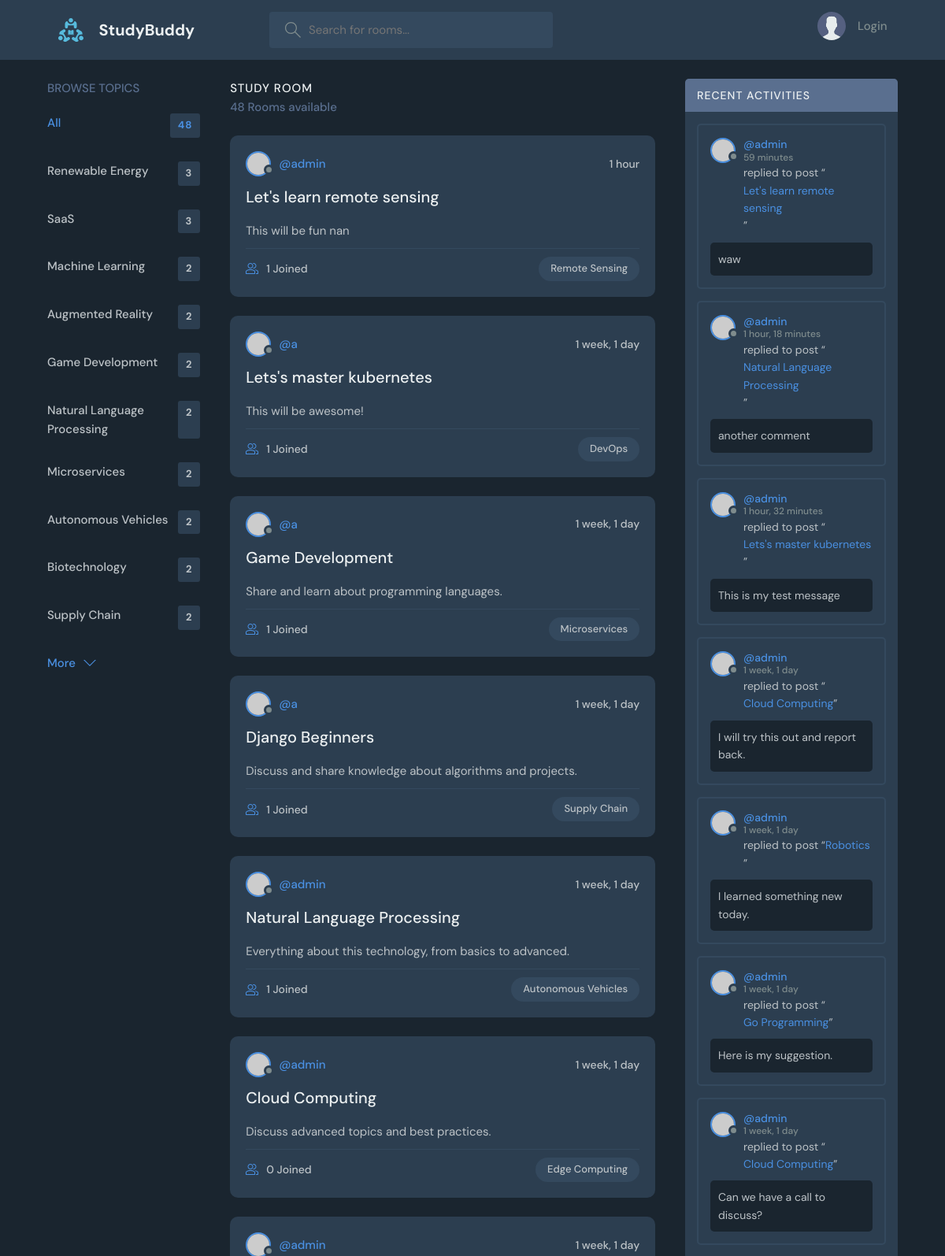
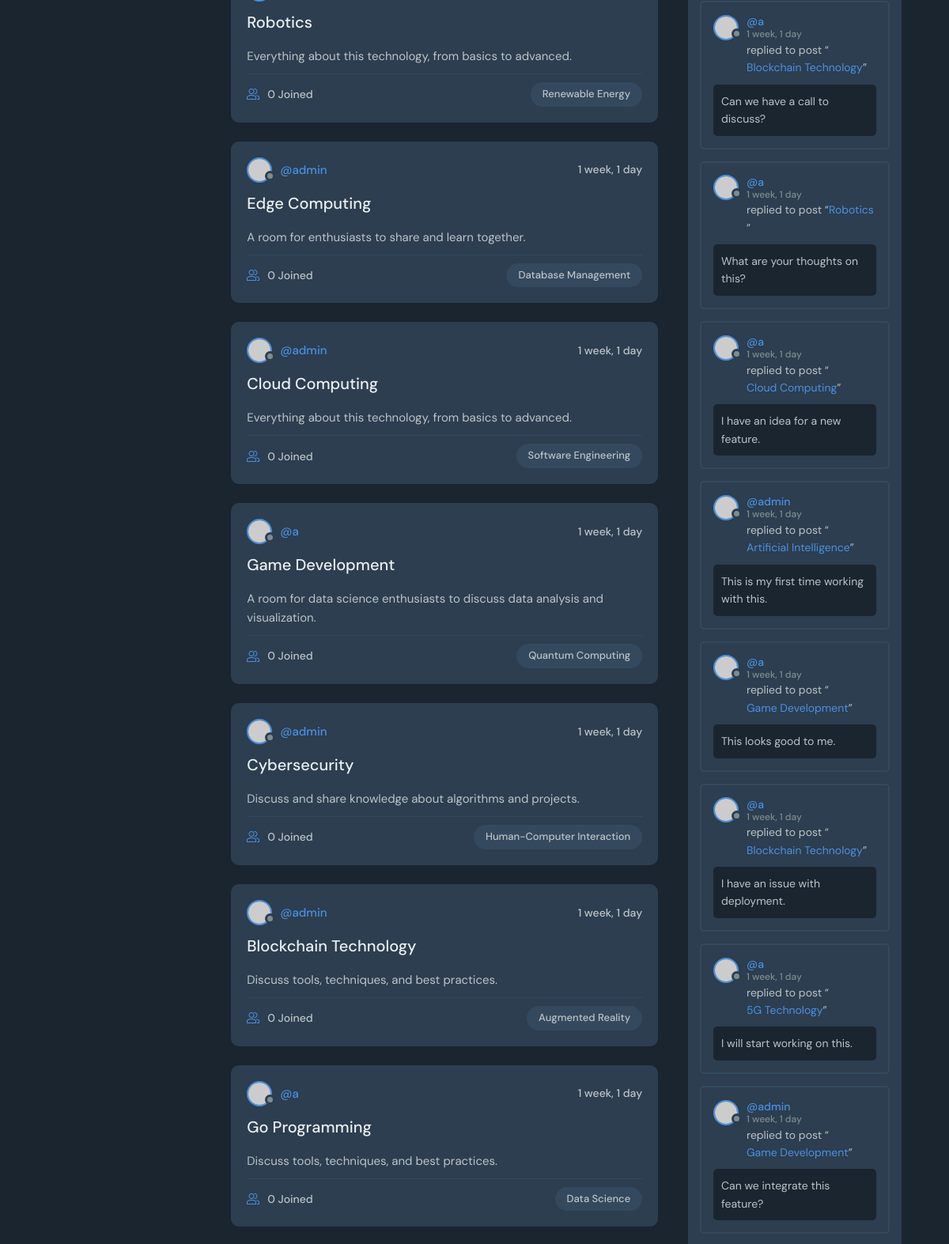
The page / (upper part) on the database its author committed (2 pictures, top to bottom).
### base/models.py (models this page shows, shortened)
class Topic(models.Model):
    name = models.CharField(max_length=200)

class Room(models.Model):
    host = models.ForeignKey(User, on_delete=models.SET_NULL, null=True)
    topic = models.ForeignKey(Topic, on_delete=models.SET_NULL, null=True)
    name = models.CharField(max_length=200)
    description = models.TextField(null=True, blank=True)
    participants = models.ManyToManyField(User, related_name="participants", blank=True)
    updated = models.DateTimeField(auto_now=True)
    created = models.DateTimeField(auto_now_add=True)
    class Meta:
        ordering = ["-updated", "-created"]

class Message(models.Model):
    user = models.ForeignKey(User, on_delete=models.CASCADE)
    room = models.ForeignKey(Room, on_delete=models.CASCADE)
    body = models.TextField()
    updated = models.DateTimeField(auto_now=True)
    created = models.DateTimeField(auto_now_add=True)
    def __str__(self):
        return self.body[:50]
    class Meta:
        ordering = ["-updated", "-created"]

### base/views.py (the view)
# urls.py: path("", views.home, name="home"),
def home(request):
    q = request.GET.get("q") if request.GET.get("q") != None else ""
    room = Room.objects.filter(
        Q(topic__name__icontains=q)
        | Q(name__icontains=q)
        | Q(host__username__icontains=q)
        | Q(description__icontains=q)
    )
    room_count = room.count()  # faster then len method
    room_messages = Message.objects.filter(Q(room__topic__name__icontains=q))
    pupularTopic = Topic.objects.annotate(room_count=Count("room")).order_by(
        "-room_count"
    )[:10]
    context = {
        "rooms": room,
        "topics": pupularTopic,
        "room_count": room_count,
        "room_messages": room_messages,
    }
    return render(request, "base/home.html", context)

### base/templates/base/home.html (shortened to what this page needs)
{% extends "main.html" %} {% block content %}
<main class="layout layout--3">
  <div class="container">
    <div class="topics">{% include "base/topic_component.html" %}</div>
    <div class="roomList">
      <div class="roomList__header">
        <div>
          <h2>Study Room</h2>
          <p>{{room_count}} Rooms available</p>
        </div>
      </div>
      {% include "base/feed_component.html" %}
    </div>
    {% include "base/activity_component.html" %}
  </div>
</main>
{% endblock content %}

### base/templates/base/topic_component.html
<div class="topics">
  <div class="topics__header">
    <h2>Browse Topics</h2>
  </div>
  <ul class="topics__list">
    <li>
      <a href="{% url 'home' %}" class="active"
        >All <span>{{ room_count }}</span></a
      >
    </li>
    {% for topic in topics %}
    <li>
      <a href="{% url 'home' %}?q={{ topic.name }}">
        {{ topic.name }} <span>{{ topic.room_set.all.count }}</span>
      </a>
    </li>
    {% endfor %}
  </ul>
  <a class="btn btn--link" href="topics.html">
    More
    <svg
      version="1.1"
      xmlns="http://www.w3.org/2000/svg"
      width="32"
      height="32"
      viewBox="0 0 32 32"
    >
      <title>chevron-down</title>
      <path d="M16 21l-13-13h-3l16 16 16-16h-3l-13 13z"></path>
    </svg>
  </a>
</div>

### base/templates/base/feed_component.html (shortened to what this page needs)
{% for room in rooms %}
<div class="roomListRoom">
  <div class="roomListRoom__header">
    <a
      href="{% url 'user-profile' room.host.id %}"
      class="roomListRoom__author"
    >
      <div class="avatar avatar--small">
        <img src="https://randomuser.me/api/portraits/women/11.jpg" />
      </div>
      <span>@{{ room.host.username }}</span>
    </a>
    <div class="roomListRoom__actions">
      <span>{{room.created|timesince}}</span>
    </div>
  </div>
  <div class="roomListRoom__content">
    <a href="{% url 'room' room.id %}">{{ room.name }}</a>
    <p>{{ room.description}}</p>
  </div>
  <div class="roomListRoom__meta">
    <a href="{% url 'room' room.id %}" class="roomListRoom__joined">
      {{room.participants.all.count}} Joined
    </a>
    <p class="roomListRoom__topic">{{ room.topic.name }}</p>
  </div>
</div>
{% endfor %}

### base/templates/base/activity_component.html (shortened to what this page needs)
<div class="activities">
      <div class="activities__header">
        <h2>Recent Activities</h2>
      </div>
      {% for message in room_messages %}
      <div class="activities__box">
        <div class="activities__boxHeader roomListRoom__header">
          <a href=""{% url 'user-profile' message.user.id %}"" class="roomListRoom__author">
            <div class="avatar avatar--small">
              <img src="https://randomuser.me/api/portraits/women/11.jpg" />
            </div>
            <p>
              @{{message.user}}
              <span>{{message.created | timesince}}</span>
            </p>
          </a>
        </div>
        <div class="activities__boxContent">
          <p>
            replied to post “<a href="room.html">{{message.room.name}}</a
            >”
          </p>
          <div class="activities__boxRoomContent">
            {{message}}
          </div>
        </div>
      </div>
      {% endfor %}
    </div>

### rows shown on the page
Topic: name "Renewable Energy", room_set.all.count "3"
Topic: name "SaaS", room_set.all.count "3"
Topic: name "Machine Learning", room_set.all.count "2"
Topic: name "Augmented Reality", room_set.all.count "2"
Topic: name "Game Development", room_set.all.count "2"
Topic: name "Natural Language Processing", room_set.all.count "2"
Topic: name "Microservices", room_set.all.count "2"
Topic: name "Autonomous Vehicles", room_set.all.count "2"
Topic: name "Biotechnology", room_set.all.count "2"
Topic: name "Supply Chain", room_set.all.count "2"
Room: host.username "admin", created "1 hour", name "Let's learn remote sensing", description "This will be fun nan", participants.all.count "1", topic.name "Remote Sensing"
Room: host.username "a", created "1 week, 1 day", name "Lets's master kubernetes", description "This will be awesome!", participants.all.count "1", topic.name "DevOps"
Room: host.username "a", created "1 week, 1 day", name "Game Development", description "Share and learn about programming languages.", participants.all.count "1", topic.name "Microservices"
Room: host.username "a", created "1 week, 1 day", name "Django Beginners", description "Discuss and share knowledge about algorithms and projects.", participants.all.count "1", topic.name "Supply Chain"
Room: host.username "admin", created "1 week, 1 day", name "Natural Language Processing", description "Everything about this technology, from basics to advanced.", participants.all.count "1", topic.name "Autonomous Vehicles"
Room: host.username "admin", created "1 week, 1 day", name "Cloud Computing", description "Discuss advanced topics and best practices.", participants.all.count "0", topic.name "Edge Computing"
Room: host.username "admin", created "1 week, 1 day", name "Robotics", description "Everything about this technology, from basics to advanced.", participants.all.count "0", topic.name "Renewable Energy"
Room: host.username "admin", created "1 week, 1 day", name "Edge Computing", description "A room for enthusiasts to share and learn together.", participants.all.count "0", topic.name "Database Management"
Room: host.username "admin", created "1 week, 1 day", name "Cloud Computing", description "Everything about this technology, from basics to advanced.", participants.all.count "0", topic.name "Software Engineering"
Room: host.username "a", created "1 week, 1 day", name "Game Development", description "A room for data science enthusiasts to discuss data analysis and visualization.", participants.all.count "0", topic.name "Quantum Computing"
Room: host.username "admin", created "1 week, 1 day", name "Cybersecurity", description "Discuss and share knowledge about algorithms and projects.", participants.all.count "0", topic.name "Human-Computer Interaction"
Room: host.username "admin", created "1 week, 1 day", name "Blockchain Technology", description "Discuss tools, techniques, and best practices.", participants.all.count "0", topic.name "Augmented Reality"
Room: host.username "a", created "1 week, 1 day", name "Go Programming", description "Discuss tools, techniques, and best practices.", participants.all.count "0", topic.name "Data Science"
Message: user "admin", created "59 minutes", room.name "Let's learn remote sensing", body "waw"
Message: user "admin", created "1 hour, 18 minutes", room.name "Natural Language Processing", body "another comment"
Message: user "admin", created "1 hour, 32 minutes", room.name "Lets's master kubernetes", body "This is my test message"
Message: user "admin", created "1 week, 1 day", room.name "Cloud Computing", body "I will try this out and report back."
Message: user "admin", created "1 week, 1 day", room.name "Robotics", body "I learned something new today."
Message: user "admin", created "1 week, 1 day", room.name "Go Programming", body "Here is my suggestion."
Message: user "admin", created "1 week, 1 day", room.name "Cloud Computing", body "Can we have a call to discuss?"
Message: user "a", created "1 week, 1 day", room.name "Blockchain Technology", body "Can we have a call to discuss?"
Message: user "a", created "1 week, 1 day", room.name "Robotics", body "What are your thoughts on this?"
Message: user "a", created "1 week, 1 day", room.name "Cloud Computing", body "I have an idea for a new feature."
Message: user "admin", created "1 week, 1 day", room.name "Artificial Intelligence", body "This is my first time working with this."
Message: user "a", created "1 week, 1 day", room.name "Game Development", body "This looks good to me."
Message: user "a", created "1 week, 1 day", room.name "Blockchain Technology", body "I have an issue with deployment."
Message: user "a", created "1 week, 1 day", room.name "5G Technology", body "I will start working on this."
Message: user "admin", created "1 week, 1 day", room.name "Game Development", body "Can we integrate this feature?"

### other values the page prints
{{ room_count }} "48"
